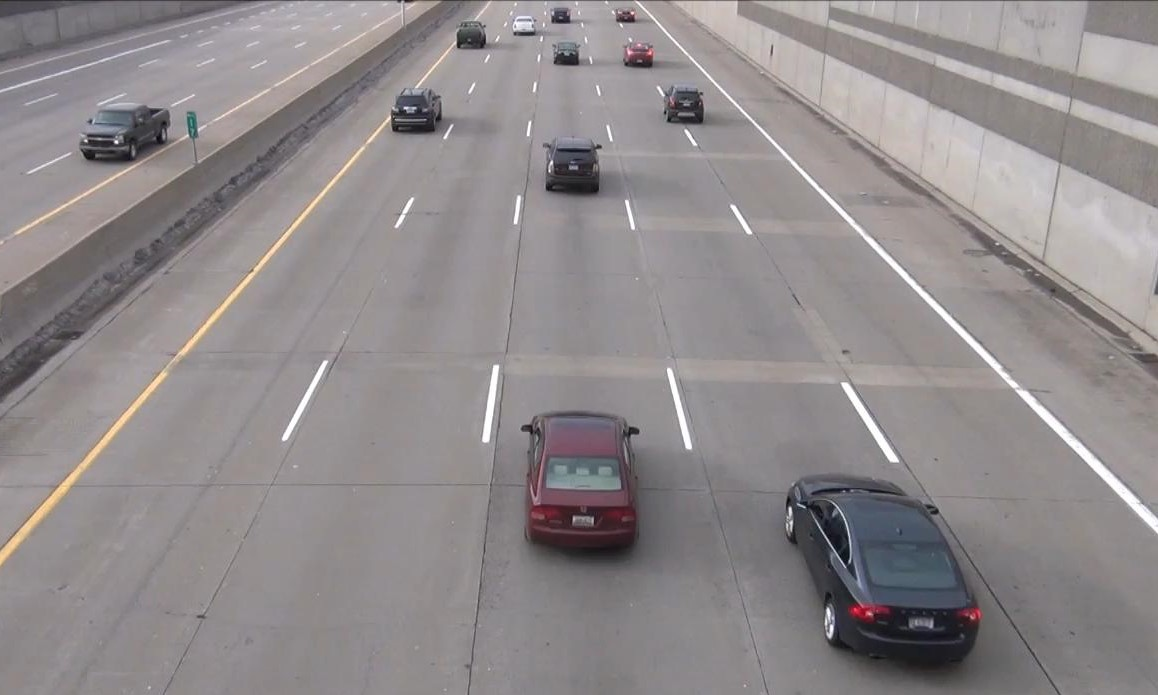
#> input picture image/cim019.jpg, 1158 x 695 px
$ python detection_main.py   (older library calls are emulated)
#> lines starting #> are read from the running program, lines starting #| are printed output that depends on the picture; after the words box and inside, x2 and y2 are one past the last pixel; in counts of white or black regions, pixels touching at a corner belong together
#> in main, img is the input picture: shape (695, 1158, 3); mean B, G, R 140, 138.8, 144.1
### src/lane_detection.py
"""车道线、IPM 与车道车辆计数。"""

from dataclasses import dataclass

import cv2
import numpy as np

from geometry_utils import (
    build_ipm_src,
    find_peaks_1d,
    find_vanishing_point,
    fit_solid_line,
)


@dataclass
class LaneResult:
    gray: np.ndarray
    blur: np.ndarray
    hsv: np.ndarray
    H_ch: np.ndarray
    S_ch: np.ndarray
    V_ch: np.ndarray
    white_mask: np.ndarray
    yellow_mask: np.ndarray
    lane_color_mask: np.ndarray
    edges_roi: np.ndarray
    vp: tuple | None
    src_quad: np.ndarray
    H_mat: np.ndarray
    H_inv: np.ndarray
    img_bev: np.ndarray
    lane_bev: np.ndarray
    peaks: list
    smooth: np.ndarray
    lane_boundaries_bev: list
    lane_boundaries_orig: list
    num_lanes: int


def detect_lanes(img, bev_w, bev_h):
#> called with bev_w = 600, bev_h = 800
    h, w = img.shape[:2]

    gray = cv2.cvtColor(img, cv2.COLOR_BGR2GRAY)
    blur = cv2.GaussianBlur(gray, (5, 5), 0)
    hsv = cv2.cvtColor(img, cv2.COLOR_BGR2HSV)
#> hsv: shape (695, 1158, 3); mean H, S, V 104.7, 13.8, 144.9
    H_ch, S_ch, V_ch = cv2.split(hsv)
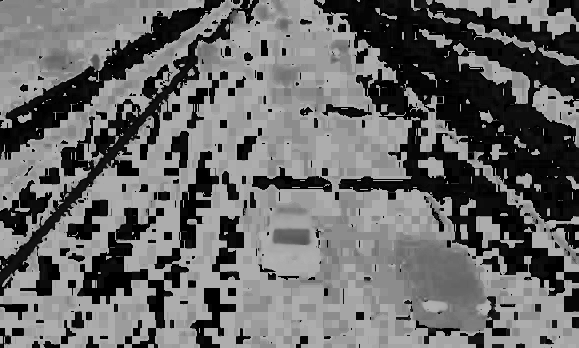
#> H_ch: shape (695, 1158) (shown at 1/2 size); min 0, max 179, mean 104.7
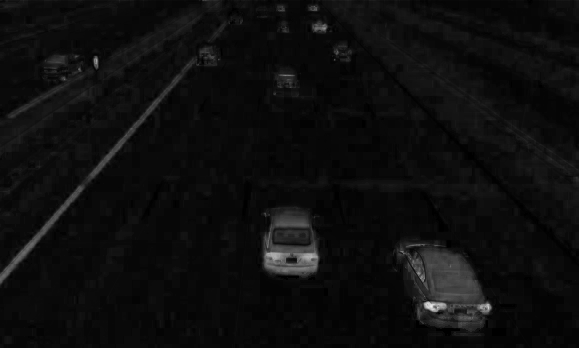
#> S_ch: shape (695, 1158) (shown at 1/2 size); min 0, max 255, mean 13.8

    white_mask = ((S_ch < 50) & (V_ch > 180)).astype(np.uint8) * 255
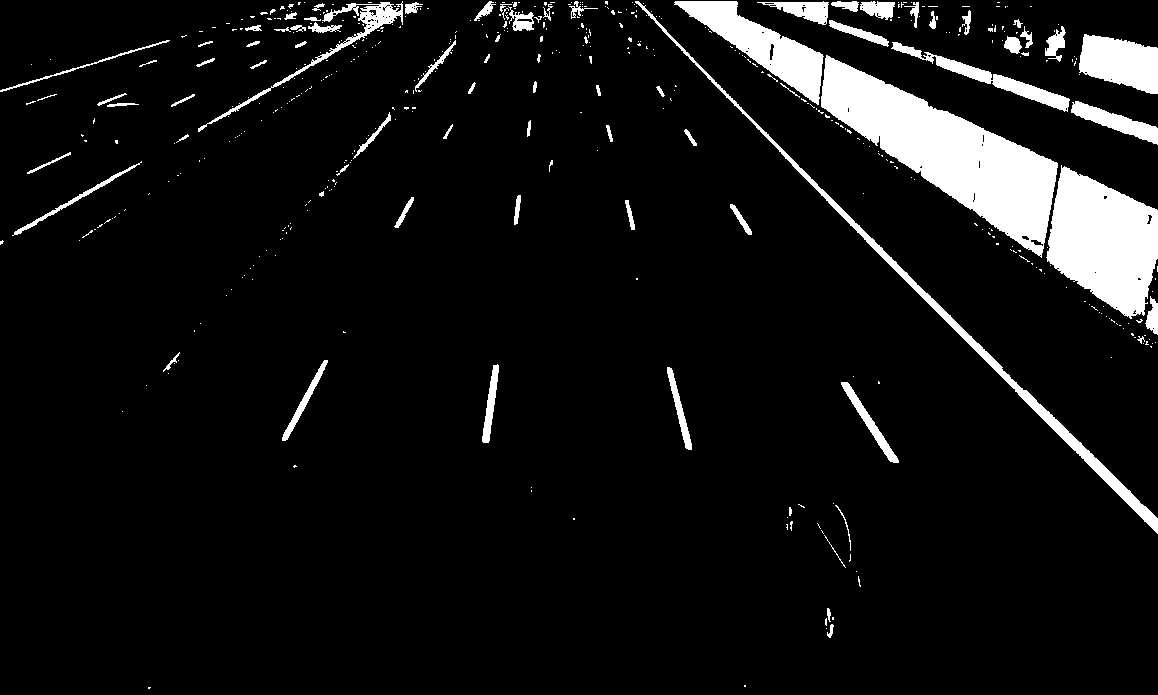
#> white_mask: shape (695, 1158); 7.4% white; 489 white regions (409 under 20 px), largest, box (x1, y1, x2, y2) and area: (821, 55, 1058, 258) 17994, (1046, 165, 1158, 319) 11305, (674, 1, 824, 105) 5182
    yellow_mask = ((H_ch >= 15) & (H_ch <= 35) &
                   (S_ch > 80) & (V_ch > 80)).astype(np.uint8) * 255
#> yellow_mask: shape (695, 1158); 0.17% white; 36 white regions (29 under 20 px), largest, box (x1, y1, x2, y2) and area: (0, 436, 108, 565) 1066, (116, 413, 131, 428) 60, (108, 430, 115, 440) 38
    lane_color_mask = cv2.bitwise_or(white_mask, yellow_mask)

    edges = cv2.Canny(blur, 50, 150)
#> edges: shape (695, 1158); 2.6% white in thin lines or dots
    roi_top_clip = np.zeros((h, w), dtype=np.uint8)
    cv2.rectangle(roi_top_clip, (0, int(h * 0.05)), (w, h), (255,), -1)
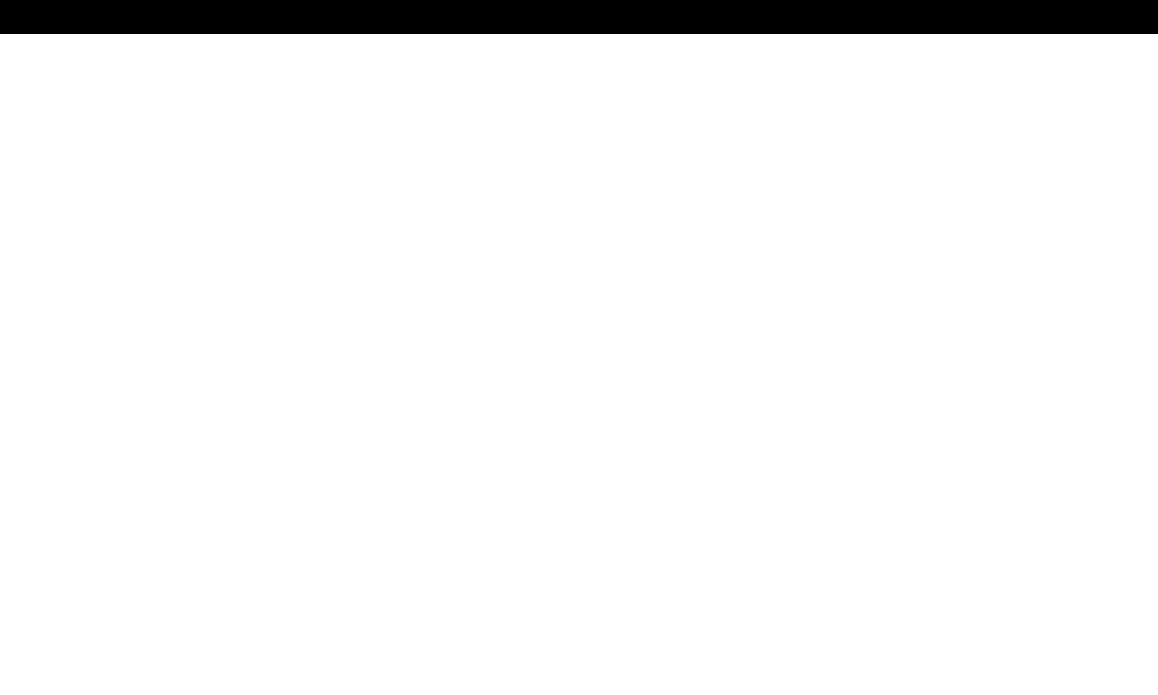
#> roi_top_clip: shape (695, 1158); 95.1% white; 1 black region, box (x1, y1, x2, y2) and area: (0, 0, 1158, 34) 39372
    edges_roi = cv2.bitwise_and(edges, roi_top_clip)
#> edges_roi: shape (695, 1158); 2.3% white in thin lines or dots

    lines = cv2.HoughLinesP(edges_roi, 1, np.pi / 180,
                            threshold=60, minLineLength=60, maxLineGap=30)
#> lines = 95 rows, first 6: [693, 59, 792, 158], [164, 378, 457, 41], [718, 34, 1077, 285], [781, 34, 1153, 207], [1031, 408, 1155, 532], [959, 547, 1057, 693]
#> (the rest of the program and of its run is left out)
